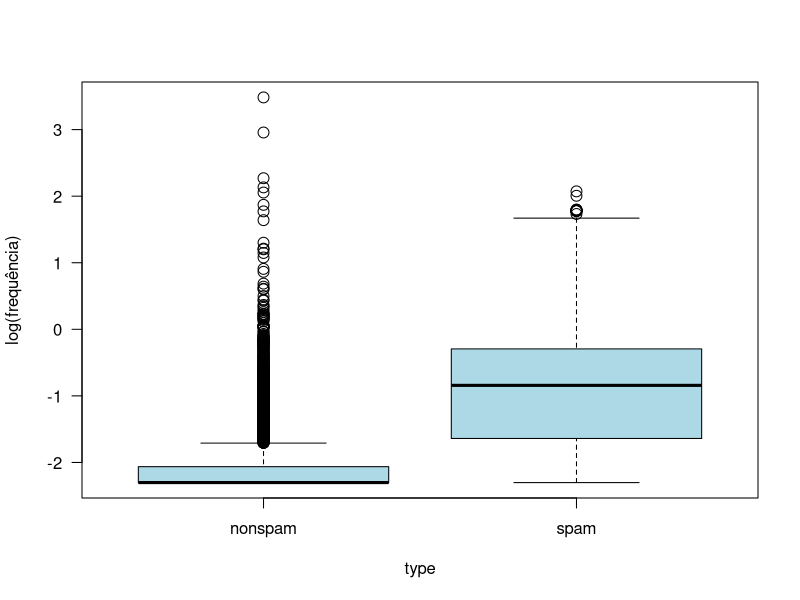
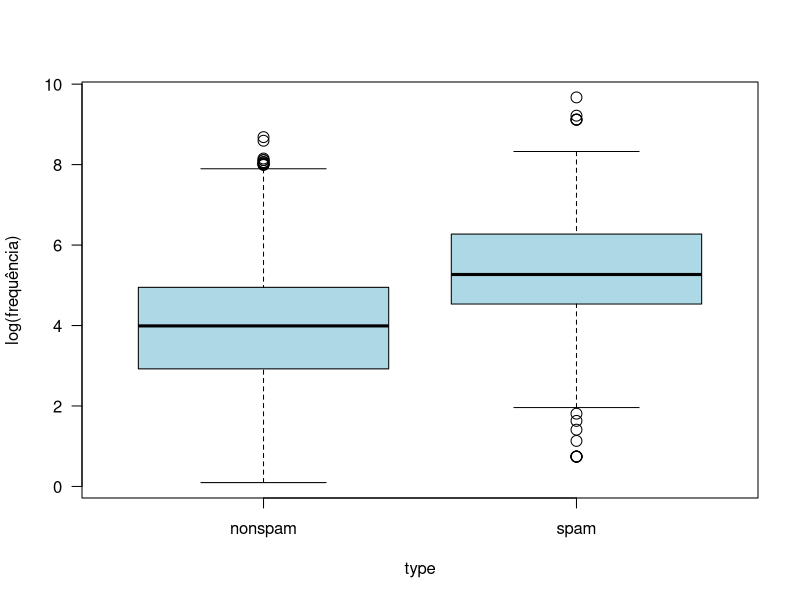
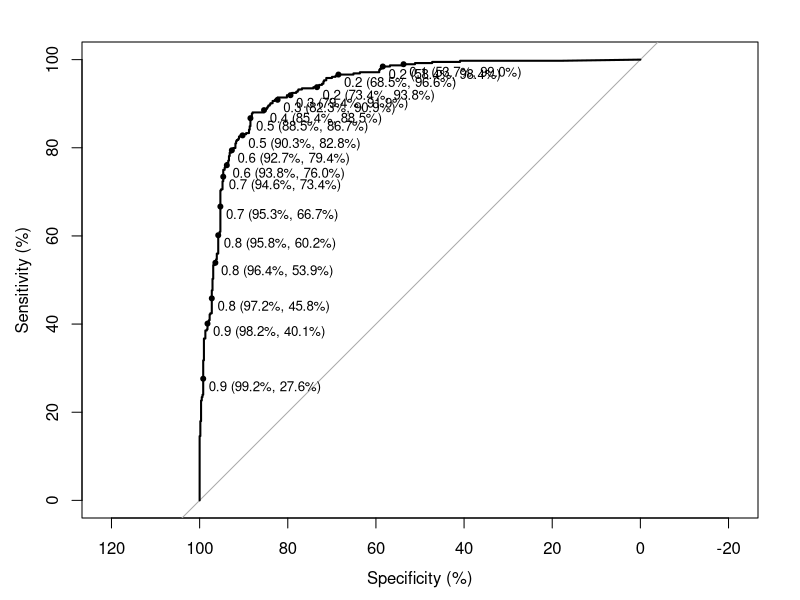

Source code (R) for these figures, in order:
########################################################################
### Regressão para dados binários - modelo preditivo.
require(kernlab)
require(statmod)
require(pROC)
require(car)
require(glmnet)

### Vamos usar regressão logística para classificar e-mails como spams ou
### não spams segundo as frequências com que diferentes termos e caracteres
### aparecem no corpo da mensagem.

data("spam")
help("spam")
summary(spam)

### Vamos selecionar apenas as covariáveis com frequência média superior
### a 0.2 para a sequência da análise.
i_freq <- which(apply(spam[,1:57],2,mean) > 0.2)
spam2 <- spam[,c(i_freq, 58)]

### Alguns gráficos
with(spam2, boxplot(log(charExclamation + 0.1) ~ type, ylab = 'log(frequência)',
                   col = 'lightblue', cex = 1.45, las = 1))
with(spam2, boxplot(log(capitalTotal + 0.1) ~ type, ylab = 'log(frequência)',
                   col = 'lightblue', cex = 1.45, las = 1))
### Aparentemente, as frequências de pontos de exclamação ou letras maiúsculas
### são importantes para discriminar spams e não spams (spams têm maior
### frequência de ambos).


########################################################################
### Preparação dos dados.

### Vamos dividir a base em duas: uma para ajuste do modelo e outra para
### validação. A base de validação com 1000 observações e a de ajuste com
### as demais.

set.seed(88) ### Fixando a semente para sorteio das observações.
select <- sample(1:nrow(spam2), 1000)
### Linhas da base que serão usadas para validação.

spam_ajuste <- spam2[-select,] ### Base de ajuste.
spam_predict <- spam2[select,] ### Base de validação.

########################################################################
### Ajuste do modelo. Vamos considerar diferentes abordagens:

### Modelo 1 - GLM com todas as covariáveis;
modelo1 <- glm(type ~ ., family = 'binomial', data = spam_ajuste)
pred1 <- predict(modelo1, newdata = spam_predict, type = 'response')
round(pred1,5) ### Predições.

### Tabela de confusão e medidas de performance preditiva.
class1 <- ifelse(pred1 > 0.5, 'Class_spam', 'Class_nspam')
tabcruz <- table(class1, spam_predict$type)
tabcruz
ac1 <- sum(diag(tabcruz))/1000; ac1 ### Acurácia.
s1 <- tabcruz[2,2]/(tabcruz[1,2] + tabcruz[2,2]); s1 ### Sensibilidade.
e1 <- tabcruz[1,1]/(tabcruz[1,1] + tabcruz[2,1]); e1 ### Especificidade.


########################################################################
### Modelo 2 - com seleção do tipo Backward, via AIC.
modelo2 <- step(modelo1, k = 2)
pred2 <- predict(modelo2, newdata = spam_predict, type = 'response')

### Tabela de confusão e medidas de performance preditiva.
class2 <- ifelse(pred2 > 0.5, 'Class_spam', 'Class_nspam')
tabcruz <- table(class2, spam_predict$type)
tabcruz
ac2 <- sum(diag(tabcruz))/1000; ac2 ### Acurácia.
s2 <- tabcruz[2,2]/(tabcruz[1,2] + tabcruz[2,2]); s2 ### Sensibilidade.
e2 <- tabcruz[1,1]/(tabcruz[1,1] + tabcruz[2,1]); e2 ### Especificidade.


########################################################################
### Modelo 3 - com seleção do tipo Backward, via BIC.
modelo3 <- step(modelo1, k = log(nrow(spam_ajuste)))
pred3 <- predict(modelo3, newdata = spam_predict, type = 'response')

### Tabela de confusão e medidas de performance preditiva.
class3 <- ifelse(pred3 > 0.5, 'Class_spam', 'Class_nspam')
tabcruz <- table(class3, spam_predict$type)
tabcruz
ac3 <- sum(diag(tabcruz))/1000; ac3 ### Acurácia.
s3 <- tabcruz[2,2]/(tabcruz[1,2] + tabcruz[2,2]); s3 ### Sensibilidade.
e3 <- tabcruz[1,1]/(tabcruz[1,1] + tabcruz[2,1]); e3 ### Especificidade.

########################################################################
### Modelo 4 - com regularização, método lasso.
x <- model.matrix(type ~ ., data = spam_ajuste)[, -1]
y <- ifelse(spam_ajuste$type == 'spam', 1, 0)

modelo4 <- glmnet(x, y, family = 'binomial', alpha = 1)
cvfit <- cv.glmnet(x, y, family = 'binomial', alpha = 1, nfolds = 10)

newx <- model.matrix(type ~ ., data = spam_predict)[, -1]
pred4 <- predict(modelo4, newx = newx, s = cvfit$lambda.min, type = 'response')

### Tabela de confusão e medidas de performance preditiva.
class4 <- ifelse(pred4 > 0.5, 'Class_spam', 'Class_nspam')
tabcruz <- table(class4, spam_predict$type)
tabcruz
ac4 <- sum(diag(tabcruz))/1000; ac4 ### Acurácia.
s4 <- tabcruz[2,2]/(tabcruz[1,2] + tabcruz[2,2]); s4 ### Sensibilidade.
e4 <- tabcruz[1,1]/(tabcruz[1,1] + tabcruz[2,1]); e4 ### Especificidade.

########################################################################
### Modelo 5 - com regularização, método ridge.
x <- model.matrix(type ~ ., data = spam_ajuste)[, -1]
y <- ifelse(spam_ajuste$type == 'spam', 1, 0)

modelo5 <- glmnet(x, y, family = 'binomial', alpha = 0)
cvfit <- cv.glmnet(x, y, family = 'binomial', alpha = 0, nfolds = 10)

newx <- model.matrix(type ~ ., data = spam_predict)[, -1]
pred5 <- predict(modelo5, newx = newx, s = cvfit$lambda.min, type = 'response')

### Tabela de confusão e medidas de performance preditiva.
class5 <- ifelse(pred5 > 0.5, 'Class_spam', 'Class_nspam')
tabcruz <- table(class5, spam_predict$type)
tabcruz
ac5 <- sum(diag(tabcruz))/1000; ac5 ### Acurácia.
s5 <- tabcruz[2,2]/(tabcruz[1,2] + tabcruz[2,2]); s5 ### Sensibilidade.
e5 <- tabcruz[1,1]/(tabcruz[1,1] + tabcruz[2,1]); e5 ### Especificidade.

########################################################################
### Apanhado geral dos resultados.
data.frame(Modelo = c('Modelo 1', 'Modelo 2', 'Modelo 3', 'Modelo 4', 'modelo 5'),
           Acurácia  = c(ac1, ac2, ac3, ac4, ac5), Sensibilidade = c(s1, s2, s3, s4, s5),
           Especificidade = c(e1, e2, e3, e4, e5))

########################################################################
### Análise via curva ROC - procurando as regras de classificação (pontos 
### de corte) ótimos.

predroc1 <- roc(spam_predict$type, pred1, percent = TRUE)
predroc1$auc
plot(predroc1, print.thres = seq(0.1,0.95,0.05), print.thres.pattern.cex = 0.8)
c1 <- coords(predroc1, 'best'); c1 

predroc2 <- roc(spam_predict$type, pred2, percent = TRUE)
predroc2$auc
c2 <- coords(predroc2, 'best'); c2 

predroc3 <- roc(spam_predict$type, pred3, percent = TRUE)
predroc3$auc
c3 <- coords(predroc3, 'best'); c3 

predroc4 <- roc(spam_predict$type, as.numeric(pred4), percent = TRUE)
predroc4$auc
c4 <- coords(predroc4, 'best'); c4 

predroc5 <- roc(spam_predict$type, as.numeric(pred5), percent = TRUE)
predroc5$auc
c5 <- coords(predroc5, 'best'); c5 

data.frame(Modelo = c('Modelo 1', 'Modelo 2', 'Modelo 3', 'Modelo 4', 'modelo 5'),
           rbind(c1, c2, c3, c4, c5))


########################################################################
### Incorporando custos de má-classificação.

### Custos de má-classificação podem ser incorporados na seleção da melhor 
### regra de classificação.
### A função coords, por default, identifica o ponto de corte tal que a soma
### sensibilidade + especificidade seja máxima. Podemos modificar este critério
### através da função best werights, em que declaramos:

### 1 - O custo relativo de um falso negativo quando comparado a um falso
### positivo;

### 2 - A prevalência ou proporção de casos (spams) na população.

### Vamos considerar alguns cenários. Em todos os casos, Cn|s é o custo de
### classificar um spam como não spam, Cs|n o de classificar como spam um 
### não spam e Ps é a prevalência de spams.

### Cenário 1 - Cn|s = 0.5*Cs|n, Ps = 1/3.
coords(predroc1, x = 'best', best.weights = c(0.5, 1/3)) 

### Cenário 2 - Cn|s = Cs|n, Ps = 1/3.
coords(predroc1, x = 'best', best.weights = c(1, 1/3))

### Cenário 3 - Cn|s = Cs|n, Ps = 1/2.
coords(predroc1, x = 'best', best.weights = c(1, 1/2))

### Cenário 4 - Cn|s = Cs|n, Ps = 1/20.
coords(predroc1, x = 'best', best.weights = c(1, 1/20))

### Cenário 5 - Cn|s = 2*Cs|n, Ps = 1/3.
coords(predroc1, x = 'best', best.weights = c(2, 1/3))

### Cenário 6 - Cn|s = 5*Cs|n, Ps = 1/3.
coords(predroc1, x = 'best', best.weights = c(5, 1/3))

### Cenário 7 - Cn|s = 10*Cs|n, Ps = 1/3.
coords(predroc1, x = 'best', best.weights = c(10, 1/3)) 
